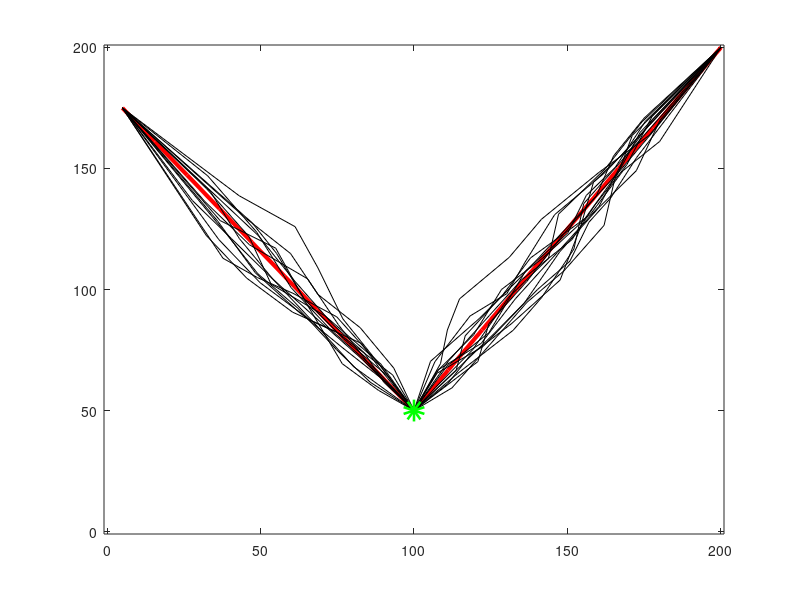

Reproduce this figure in MATLAB.
close all;

width = 200;
start_coor = [100 50];
end_coors = [200 200; 5 175];

N = 2;
rand_cords = 15;

var = 10;

f = zeros(width,width);
alpha = 2 * var;

for n = 1:N

    end_coor = end_coors(n, :);
    plot(linspace(start_coor(1), end_coor(1), 10), linspace(start_coor(2), end_coor(2), 10), '-r', 'LineWidth', 3)
    hold on
    
    for rc = 1:rand_cords
    
        P = zeros(ceil(norm(end_coor - start_coor)/alpha) - 1, 2);
        P(1, :) = start_coor;
        for point = 2 : length(P)
            angle = atan2d(end_coor(2)-P(point - 1, 2), end_coor(1)-P(point - 1, 1));
            P(point, :) = P(point - 1, :) + alpha * [cosd(angle), sind(angle)] + sqrt(var) * randn(1,2);
        end
        P(end, :) = end_coor;

        plot(P(:,1), P(:,2), '-k', 'LineWidth', 0.5)
        hold on

    end
end

plot(start_coor(1), start_coor(2), 'go', 'LineWidth', 10)
hold on

axis([-1 width+1 -1 width+1]);



